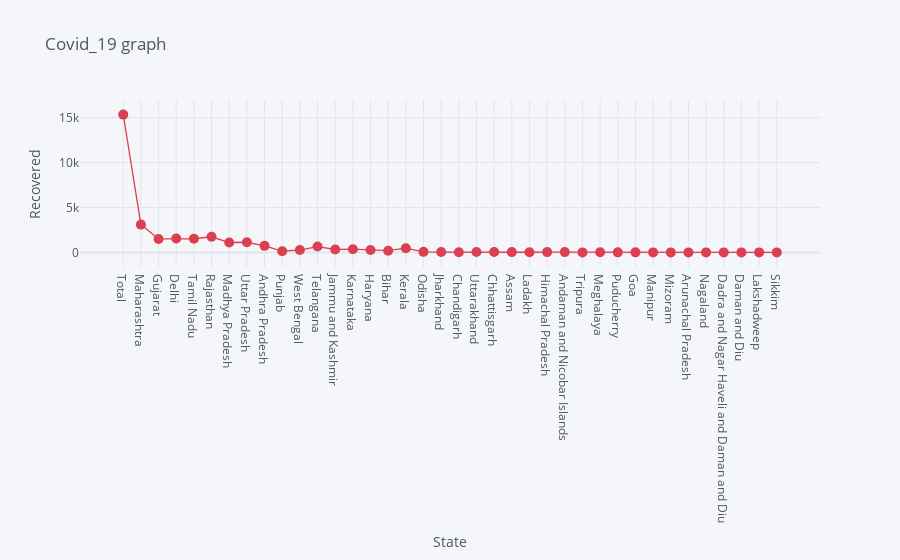

Notebook source saved alongside this figure:
### Markdown cell above
# Recovered cases per State

### Code cell
df.iplot(kind= 'scatter', x= 'State', y='Recovered', mode= 'markers+lines', title= 'Covid_19 graph', xTitle= 'State', yTitle= 'Recovered', color= 'red', size= 10)

### Figure 1 — Plotly figure (JSON) as saved in the notebook; plotly's stock layout.template omitted (floating-point values rounded to 4 significant figures)
{"data": [{"line": {"color": "rgba(219, 64, 82, 1.0)", "dash": "solid", "shape": "linear", "width": 1.3}, "marker": {"size": 10, "symbol": "circle"}, "mode": "markers+lines", "name": "Recovered", "text": "", "type": "scatter", "x": ["Total", "Maharashtra", "Gujarat", "Delhi", "Tamil Nadu", "Rajasthan", "Madhya Pradesh", "Uttar Pradesh", "Andhra Pradesh", "Punjab", "West Bengal", "Telangana", "Jammu and Kashmir", "Karnataka", "Haryana", "Bihar", "Kerala", "Odisha", "Jharkhand", "Chandigarh", "Uttarakhand", "Chhattisgarh", "Assam", "Ladakh", "Himachal Pradesh", "Andaman and Nicobar Islands", "Tripura", "Meghalaya", "Puducherry", "Goa", "Manipur", "Mizoram", "Arunachal Pradesh", "Nagaland", "Dadra and Nagar Haveli and Daman and Diu", "Daman and Diu", "Lakshadweep", "Sikkim"], "y": [15331, 3094, 1500, 1542, 1516, 1739, 1099, 1130, 729, 135, 265, 648, 322, 354, 260, 188, 469, 61, 37, 21, 39, 36, 35, 17, 34, 32, 2, 10, 6, 7, 2, 1, 1, 0, 0, 0, 0, 0]}], "layout": {"legend": {"bgcolor": "#F5F6F9", "font": {"color": "#4D5663"}}, "paper_bgcolor": "#F5F6F9", "plot_bgcolor": "#F5F6F9", "title": {"font": {"color": "#4D5663"}, "text": "Covid_19 graph"}, "xaxis": {"gridcolor": "#E1E5ED", "showgrid": true, "tickfont": {"color": "#4D5663"}, "title": {"font": {"color": "#4D5663"}, "text": "State"}, "zerolinecolor": "#E1E5ED"}, "yaxis": {"gridcolor": "#E1E5ED", "showgrid": true, "tickfont": {"color": "#4D5663"}, "title": {"font": {"color": "#4D5663"}, "text": "Recovered"}, "zerolinecolor": "#E1E5ED"}}}
